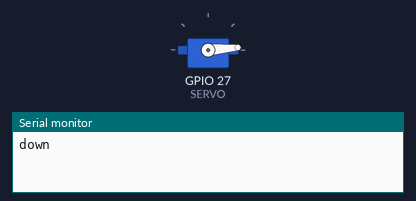
Bench run of a sketch on a simulated ESP32. Shown: servo, the last lines printed to the serial monitor.

Above: at 0.05 s.
At 0.6 s:
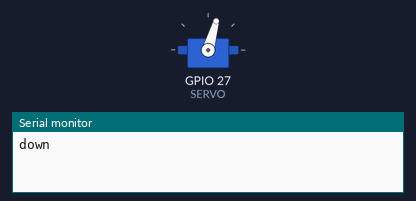
At 1.4 s:
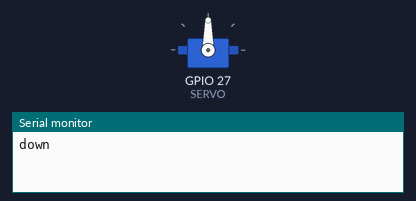
At 2.8 s:
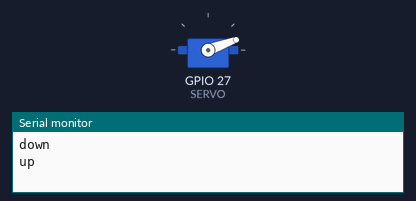
Timing chart, 0 to 6.8 s (numbered marks = the images above):
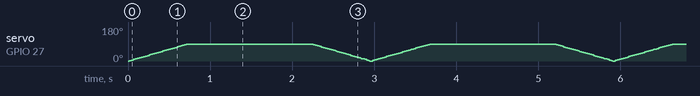

The sketch:

gate.ino
```cpp
#include <ESP32Servo.h>

const int SERVO = 27;   // 伺服馬達的橘色線
Servo boom;

void setup() {
  Serial.begin(115200);
  boom.attach(SERVO);
  boom.write(0);                    // 放下
}

void loop() {
    Serial.println("down");
    for (int a = 0; a <= 90; a++) {
      boom.write(a);
      delay(8);
    }
    delay(1500);
    Serial.println("up");               // 從欄杆下開過去的時間
    for (int a = 90; a >= 0; a--) {
      boom.write(a);
      delay(8);
    }
}
```
